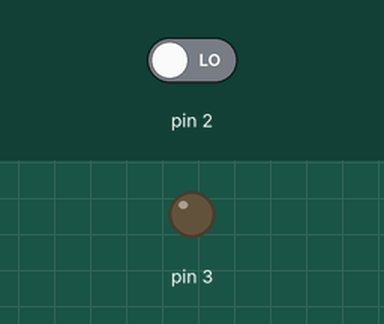
A sketch run on a simulated Arduino Uno, built with avr-gcc and run on an emulated ATmega328P. On the bench: output pins drawn as LEDs (lit = HIGH). The inputs (shaded band) are chosen by the test bench; at power-on: pin 2 LOW. What the sketch prints to the serial monitor is not drawn.

Above: at 1.2 s.
1.3 s: pin 2 driven HIGH
At 2.5 s:
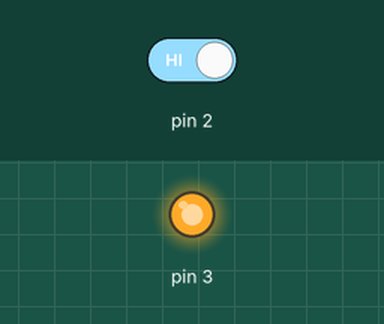
2.8 s: pin 2 driven LOW
At 3.9 s:
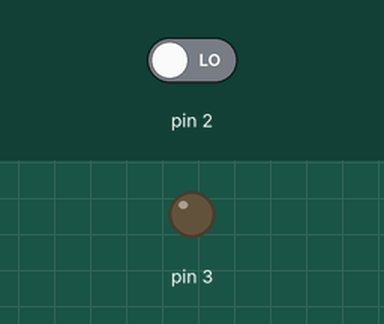
Timing chart, 0 to 5.8 s (numbered marks = the images above; inputs shaded):
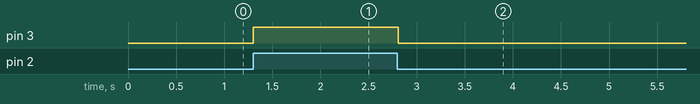

Measured:
- after the input at 1.3 s, pin 3: LOW → HIGH at once
- after the input at 2.8 s, pin 3: HIGH → LOW at once

The sketch:

fds-fdd.ino
```cpp
int bt, pvbt;

void setup() {
  Serial.begin(9600);
  pinMode(2, INPUT);
  pinMode(3, OUTPUT);
}

void loop() {
  bt = digitalRead(2);

  if (bt && !pvbt) {
    Serial.println("FDS");
    digitalWrite(3, HIGH);
  }

  if (bt && pvbt) {
    Serial.print(".");
  }

  if (!bt && pvbt) {
    Serial.println("\nFDD");
    digitalWrite(3, LOW);
    delay(300);
  }

  pvbt = bt;
}
```
